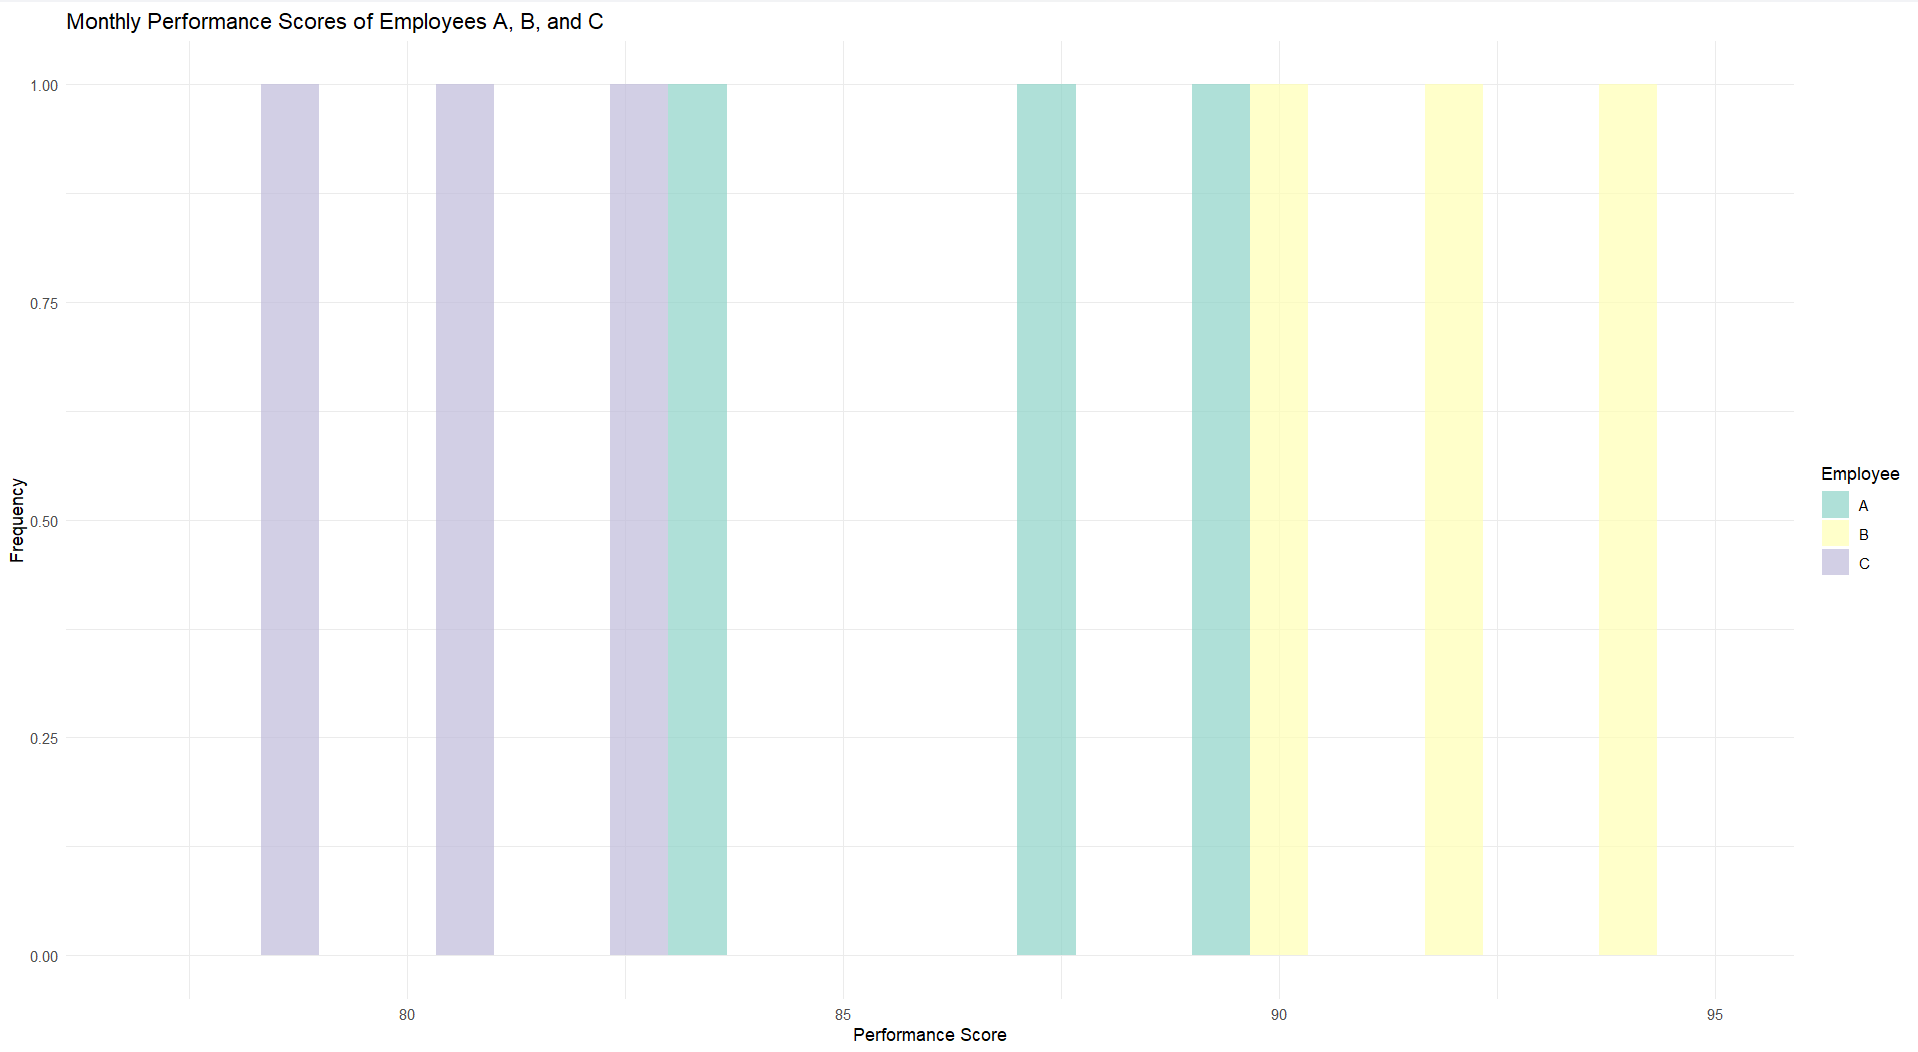

The script that drew this image:
library(ggplot2)
data <- data.frame(
  Month = c('Jan', 'Jan', 'Jan', 'Feb', 'Feb', 'Feb', 'Mar', 'Mar', 'Mar'),
  Employee = c('A', 'B', 'C', 'A', 'B', 'C', 'A', 'B', 'C'),
  Score = c(85, 90, 78, 88, 92, 80, 90, 94, 82)
)
ggplot(data, aes(x = Score, fill = Employee)) +
  geom_histogram(binwidth = 2, alpha = 0.7, position = 'dodge') +
  labs(title = 'Monthly Performance Scores of Employees A, B, and C',
       x = 'Performance Score',
       y = 'Frequency') +
  theme_minimal() +
  scale_fill_brewer(palette = "Set3")
